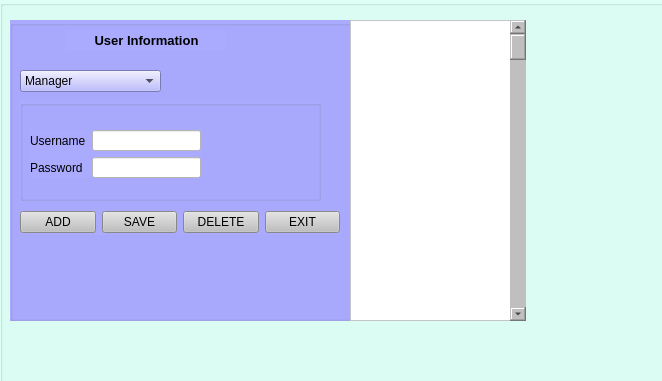
<?xml version="1.0" encoding="UTF-8"?>
<ui version="4.0">
 <class>Form</class>
 <widget class="QWidget" name="Form">
  <property name="geometry">
   <rect>
    <x>0</x>
    <y>0</y>
    <width>662</width>
    <height>381</height>
   </rect>
  </property>
  <property name="windowTitle">
   <string>Form</string>
  </property>
  <widget class="QGroupBox" name="groupBox">
   <property name="geometry">
    <rect>
     <x>0</x>
     <y>0</y>
     <width>721</width>
     <height>391</height>
    </rect>
   </property>
   <property name="styleSheet">
    <string notr="true">background-color: rgb(221, 255, 246);</string>
   </property>
   <property name="title">
    <string/>
   </property>
   <widget class="QGroupBox" name="groupBox_2">
    <property name="geometry">
     <rect>
      <x>10</x>
      <y>20</y>
      <width>511</width>
      <height>301</height>
     </rect>
    </property>
    <property name="styleSheet">
     <string notr="true">background-color: rgb(170, 170, 255);</string>
    </property>
    <property name="title">
     <string/>
    </property>
    <widget class="QGroupBox" name="groupBox_3">
     <property name="geometry">
      <rect>
       <x>10</x>
       <y>80</y>
       <width>301</width>
       <height>101</height>
      </rect>
     </property>
     <property name="title">
      <string/>
     </property>
     <widget class="QWidget" name="layoutWidget">
      <property name="geometry">
       <rect>
        <x>10</x>
        <y>30</y>
        <width>171</width>
        <height>48</height>
       </rect>
      </property>
      <layout class="QGridLayout" name="gridLayout_2">
       <item row="0" column="0">
        <widget class="QLabel" name="label">
         <property name="text">
          <string>Username</string>
         </property>
        </widget>
       </item>
       <item row="0" column="1">
        <widget class="QLineEdit" name="Usrn_txt">
         <property name="enabled">
          <bool>false</bool>
         </property>
         <property name="styleSheet">
          <string notr="true">background-color: rgb(255, 255, 255);</string>
         </property>
        </widget>
       </item>
       <item row="1" column="0">
        <widget class="QLabel" name="label_2">
         <property name="text">
          <string>Password</string>
         </property>
        </widget>
       </item>
       <item row="1" column="1">
        <widget class="QLineEdit" name="Usrp_txt">
         <property name="enabled">
          <bool>false</bool>
         </property>
         <property name="styleSheet">
          <string notr="true">background-color: rgb(255, 255, 255);</string>
         </property>
         <property name="readOnly">
          <bool>false</bool>
         </property>
        </widget>
       </item>
      </layout>
     </widget>
    </widget>
    <widget class="QWidget" name="layoutWidget">
     <property name="geometry">
      <rect>
       <x>10</x>
       <y>190</y>
       <width>320</width>
       <height>25</height>
      </rect>
     </property>
     <layout class="QGridLayout" name="gridLayout_4">
      <item row="0" column="0">
       <widget class="QPushButton" name="Add_btn">
        <property name="styleSheet">
         <string notr="true">background-color: rgb(191, 191, 191);</string>
        </property>
        <property name="text">
         <string>ADD</string>
        </property>
       </widget>
      </item>
      <item row="0" column="1">
       <widget class="QPushButton" name="Save_btn">
        <property name="styleSheet">
         <string notr="true">background-color: rgb(191, 191, 191);</string>
        </property>
        <property name="text">
         <string>SAVE</string>
        </property>
       </widget>
      </item>
      <item row="0" column="2">
       <widget class="QPushButton" name="Delete_btn">
        <property name="styleSheet">
         <string notr="true">background-color: rgb(191, 191, 191);</string>
        </property>
        <property name="text">
         <string>DELETE</string>
        </property>
       </widget>
      </item>
      <item row="0" column="3">
       <widget class="QPushButton" name="Exit_btn">
        <property name="styleSheet">
         <string notr="true">background-color: rgb(191, 191, 191);</string>
        </property>
        <property name="text">
         <string>EXIT</string>
        </property>
       </widget>
      </item>
     </layout>
    </widget>
    <widget class="QComboBox" name="comboBox">
     <property name="geometry">
      <rect>
       <x>10</x>
       <y>50</y>
       <width>141</width>
       <height>22</height>
      </rect>
     </property>
     <item>
      <property name="text">
       <string>Manager</string>
      </property>
     </item>
     <item>
      <property name="text">
       <string>Operator</string>
      </property>
     </item>
     <item>
      <property name="text">
       <string/>
      </property>
     </item>
    </widget>
    <widget class="QLabel" name="label_3">
     <property name="geometry">
      <rect>
       <x>56</x>
       <y>10</y>
       <width>161</width>
       <height>20</height>
      </rect>
     </property>
     <property name="font">
      <font>
       <pointsize>10</pointsize>
       <weight>75</weight>
       <bold>true</bold>
       <stylestrategy>PreferDefault</stylestrategy>
      </font>
     </property>
     <property name="text">
      <string>User Information</string>
     </property>
     <property name="alignment">
      <set>Qt::AlignCenter</set>
     </property>
    </widget>
   </widget>
   <widget class="QTableWidget" name="Access_table">
    <property name="geometry">
     <rect>
      <x>350</x>
      <y>20</y>
      <width>171</width>
      <height>301</height>
     </rect>
    </property>
    <property name="styleSheet">
     <string notr="true">background-color: rgb(255, 255, 255);</string>
    </property>
   </widget>
   <widget class="QScrollBar" name="verticalScrollBar">
    <property name="geometry">
     <rect>
      <x>510</x>
      <y>20</y>
      <width>16</width>
      <height>301</height>
     </rect>
    </property>
    <property name="styleSheet">
     <string notr="true">background-color: rgb(191, 191, 191);</string>
    </property>
    <property name="orientation">
     <enum>Qt::Vertical</enum>
    </property>
   </widget>
  </widget>
 </widget>
 <resources/>
 <connections/>
</ui>
